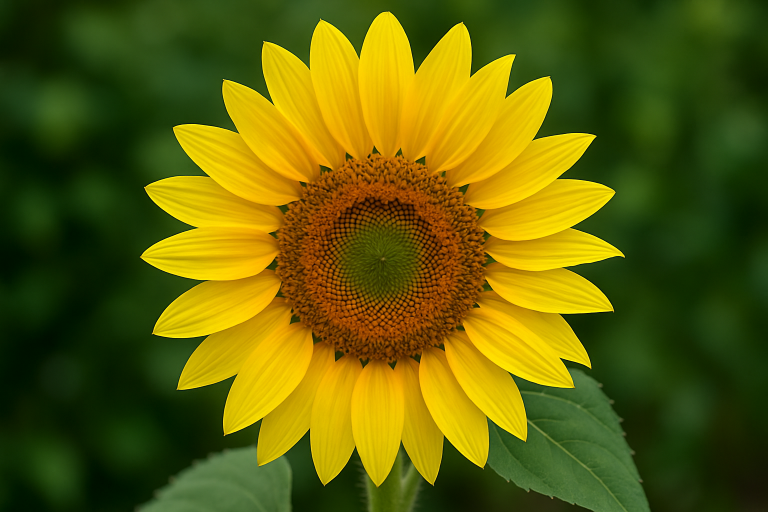
//> input picture C++/OpenCV/image.jpg, 1536 x 1024 px (shown at 1/2 size)
$ ./19_image_segmentation   (built with g++ and OpenCV 4)
//> lines starting //> are read from the running program, lines starting //| are printed output that depends on the picture; after the words box and inside, x2 and y2 are one past the last pixel; in counts of white or black regions, pixels touching at a corner belong together
/**
 * 19_image_segmentation.cpp
 * Advanced Level - Image Segmentation
 *
 * This program demonstrates various image segmentation techniques used in computer vision.
 * Image segmentation is the process of dividing an image into meaningful regions or segments.
 *
 * LEARNING OBJECTIVES:
 * 1. Understand different segmentation algorithms and their applications
 * 2. Learn about thresholding techniques (binary, Otsu, adaptive)
 * 3. Explore clustering-based segmentation (K-means)
 * 4. Study marker-based segmentation (Watershed)
 * 5. Understand interactive segmentation (GrabCut)
 * 6. Compare different methods and their use cases
 *
 * KEY CONCEPTS:
 * - Segmentation: Dividing image into regions of interest
 * - Thresholding: Binary classification based on pixel intensity
 * - Clustering: Grouping similar pixels together
 * - Markers: Seed points for region growing algorithms
 * - Interactive segmentation: User-guided segmentation
 *
 * APPLICATIONS:
 * - Medical imaging (tumor detection, organ segmentation)
 * - Object detection and recognition
 * - Background removal and foreground extraction
 * - Image analysis and feature extraction
 * - Quality control in manufacturing
 */

#include <iostream>    // For console input/output
#include <opencv2/opencv.hpp>  // Main OpenCV library

int main() {
    /**
     * STEP 1: IMAGE LOADING AND VALIDATION
     *
     * We start by loading an image from disk. The cv::imread() function can handle
     * various image formats (JPEG, PNG, BMP, etc.). It returns a cv::Mat object,
     * which is OpenCV's primary data structure for images.
     */
    cv::Mat original = cv::imread("image.jpg");
//> original is the input picture: 1024 rows x 1536 cols, CV_8UC3; mean B, G, R 7.1, 95.1, 95.4

    // Always check if the image loaded successfully
    // Empty images can cause crashes in subsequent operations
    if (original.empty()) {
        std::cout << "Error: Could not load image 'image.jpg'" << std::endl;
        std::cout << "Make sure the image file exists in the current directory" << std::endl;
        return -1;  // Exit with error code
    }

    /**
     * STEP 2: IMAGE PREPROCESSING
     *
     * We resize the image to a standard size for consistent processing and display.
     * This helps with performance and makes it easier to create uniform layouts.
     */
    cv::Mat resized;
    cv::resize(original, resized, cv::Size(400, 300));

    /**
     * STEP 3: THRESHOLD SEGMENTATION
     *
     * Thresholding is the simplest segmentation technique. It converts a grayscale
     * image to a binary image by setting pixels above/below a threshold to white/black.
     *
     * WHY CONVERT TO GRAYSCALE FIRST?
     * - Thresholding works on single-channel (grayscale) images
     * - Color images have 3 channels (BGR), making thresholding more complex
     * - Grayscale reduces computational complexity
     */
    cv::Mat gray;
    cv::cvtColor(resized, gray, cv::COLOR_BGR2GRAY);  // Convert BGR to grayscale

    // Declare matrices to store different thresholding results
    cv::Mat binary, binary_inv, otsu, adaptive_mean, adaptive_gaussian;

    /**
     * BASIC THRESHOLDING:
     * - Simple threshold: All pixels > 127 become white (255), others become black (0)
     * - Binary inverse: Opposite of simple threshold
     *
     * Parameters:
     * - gray: Input grayscale image
     * - binary: Output binary image
     * - 127: Threshold value (middle of 0-255 range)
     * - 255: Maximum value for pixels above threshold
     * - cv::THRESH_BINARY: Thresholding type
     */
    cv::threshold(gray, binary, 127, 255, cv::THRESH_BINARY);
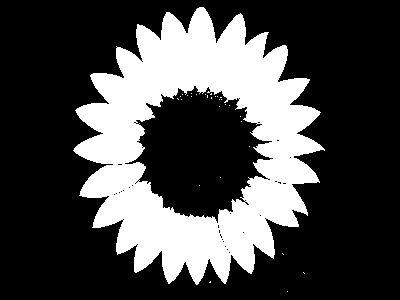
//> binary: 300 rows x 400 cols, CV_8UC1; 28.5% white; 30 white regions (29 under 20 px), largest, box (x1, y1, x2, y2) and area: (73, 7, 325, 285) 34149
    cv::threshold(gray, binary_inv, 127, 255, cv::THRESH_BINARY_INV);

    /**
     * OTSU THRESHOLDING:
     * - Automatically determines the optimal threshold value
     * - Minimizes intra-class variance and maximizes inter-class variance
     * - Works best with bimodal histograms (two peaks)
     * - No need to specify threshold value (set to 0)
     */
    cv::threshold(gray, otsu, 0, 255, cv::THRESH_BINARY + cv::THRESH_OTSU);
//> otsu: 300 rows x 400 cols, CV_8UC1; 29.9% white; 221 white regions (216 under 20 px), largest, box (x1, y1, x2, y2) and area: (73, 7, 325, 285) 35422, (91, 280, 120, 287) 91, (87, 294, 97, 300) 31, (208, 273, 215, 286) 25, (78, 296, 85, 300) 21

    /**
     * ADAPTIVE THRESHOLDING:
     * - Calculates threshold for small regions of the image
     * - Better for images with varying lighting conditions
     * - Two methods: MEAN_C (mean of neighborhood) and GAUSSIAN_C (weighted sum)
     *
     * Parameters:
     * - gray: Input grayscale image
     * - adaptive_mean: Output image
     * - 255: Maximum value for pixels above threshold
     * - cv::ADAPTIVE_THRESH_MEAN_C: Adaptive method
     * - cv::THRESH_BINARY: Thresholding type
     * - 11: Size of neighborhood (must be odd number)
     * - 2: Constant subtracted from mean
     */
    cv::adaptiveThreshold(gray, adaptive_mean, 255, cv::ADAPTIVE_THRESH_MEAN_C, cv::THRESH_BINARY, 11, 2);
//> adaptive_mean: 300 rows x 400 cols, CV_8UC1; 72.2% white; 1375 black regions (1272 under 20 px), largest, box (x1, y1, x2, y2) and area: (60, 0, 346, 300) 21600, (143, 31, 198, 113) 420, (347, 50, 364, 105) 367
    cv::adaptiveThreshold(gray, adaptive_gaussian, 255, cv::ADAPTIVE_THRESH_GAUSSIAN_C, cv::THRESH_BINARY, 11, 2);
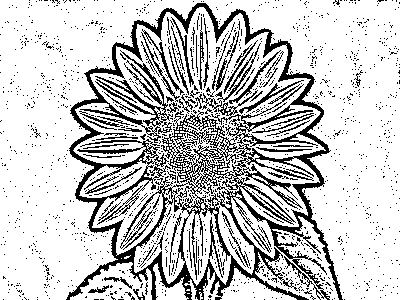
//> adaptive_gaussian: 300 rows x 400 cols, CV_8UC1; 78.2% white; black in thin lines or dots

    /**
     * STEP 4: K-MEANS CLUSTERING SEGMENTATION
     *
     * K-means clustering groups pixels with similar colors together.
     * It's useful for color-based segmentation and image quantization.
     *
     * HOW K-MEANS WORKS:
     * 1. Choose k cluster centers randomly
     * 2. Assign each pixel to the nearest cluster center
     * 3. Update cluster centers to the mean of assigned pixels
     * 4. Repeat steps 2-3 until convergence
     *
     * ADVANTAGES:
     * - Good for color-based segmentation
     * - Reduces color palette (quantization)
     * - Works well with natural images
     *
     * DISADVANTAGES:
     * - Requires knowing the number of clusters (k)
     * - Sensitive to initialization
     * - Assumes spherical clusters
     */
    cv::Mat kmeans_result = resized.clone();

    /**
     * PREPARE DATA FOR K-MEANS:
     * - Reshape image from 2D (rows x cols x channels) to 1D (pixels x channels)
     * - Each row represents one pixel's BGR values
     * - Convert to float for mathematical operations
     */
    cv::Mat kmeans_data = resized.reshape(1, resized.rows * resized.cols);  // Flatten to 1D
    kmeans_data.convertTo(kmeans_data, CV_32F);  // Convert to float

    // Declare variables for k-means results
    cv::Mat labels;     // Cluster assignment for each pixel
    cv::Mat centers;    // Cluster center colors (BGR values)
    int k = 4;          // Number of clusters (can be adjusted)

    /**
     * PERFORM K-MEANS CLUSTERING:
     *
     * Parameters:
     * - kmeans_data: Input data (pixels x channels)
     * - k: Number of clusters
     * - labels: Output cluster assignments
     * - cv::TermCriteria: Stopping criteria (max iterations, epsilon)
     * - 3: Number of attempts (runs k-means 3 times, picks best result)
     * - cv::KMEANS_PP_CENTERS: Initialization method (k-means++)
     * - centers: Output cluster centers
     */
    cv::kmeans(kmeans_data, k, labels,
               cv::TermCriteria(cv::TermCriteria::EPS + cv::TermCriteria::MAX_ITER, 10, 1.0),
               3, cv::KMEANS_PP_CENTERS, centers);
//> centers = [[1.37, 81.27, 144.6], [0.648, 184.4, 226.7], [3.52, 44.34, 20.42], [24.56, 84.36, 56.32]]

    /**
     * CREATE SEGMENTED IMAGE:
     * - Replace each pixel with its cluster center color
     * - This creates a quantized/segmented version of the original image
     */
    kmeans_result = cv::Mat::zeros(resized.size(), resized.type());

    // Use pointer arithmetic for efficient pixel access
    int* labels_ptr = labels.ptr<int>();      // Pointer to label array
    float* centers_ptr = centers.ptr<float>(); // Pointer to centers array

    // Iterate through each pixel and assign cluster color
    for (int i = 0; i < resized.rows; i++) {
        for (int j = 0; j < resized.cols; j++) {
            int pixel_idx = i * resized.cols + j;  // Linear index for flattened data
            int label = labels_ptr[pixel_idx];     // Get cluster label for this pixel

            if (label >= 0 && label < k) {  // Safety check
                // Get cluster center color (3 channels: BGR)
                float* center = centers_ptr + label * 3;
                kmeans_result.at<cv::Vec3b>(i, j) = cv::Vec3b(
                    static_cast<uchar>(center[0]),  // Blue channel
                    static_cast<uchar>(center[1]),  // Green channel
                    static_cast<uchar>(center[2])   // Red channel
                );
            }
        }
    }
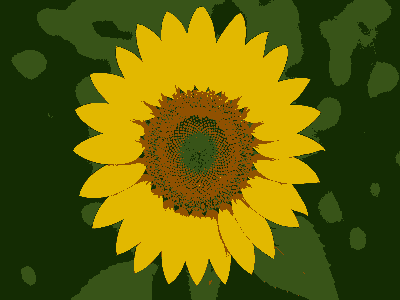
//> kmeans_result: 300 rows x 400 cols, CV_8UC3; mean B, G, R 6.5, 94.7, 94.8

    /**
     * STEP 5: WATERSHED ALGORITHM (SIMPLIFIED)
     *
     * The watershed algorithm is based on the concept of flooding from markers.
     * It's useful for separating touching objects in images.
     *
     * HOW WATERSHED WORKS:
     * 1. Start with markers (seed points) for each region
     * 2. "Flood" from markers until regions meet at watershed lines
     * 3. Watershed lines separate different regions
     *
     * APPLICATIONS:
     * - Separating touching objects (cells, particles)
     * - Medical image segmentation
     * - Particle analysis
     *
     * NOTE: This is a simplified version using distance transform visualization
     * instead of the full watershed algorithm for educational purposes.
     */
    cv::Mat watershed_colored = resized.clone();
    cv::Mat gray_watershed;
    cv::cvtColor(resized, gray_watershed, cv::COLOR_BGR2GRAY);  // Convert to grayscale

    /**
     * PREPROCESSING FOR WATERSHED:
     * - Apply Gaussian blur to reduce noise
     * - Use kernel size 5x5 for moderate smoothing
     * - Sigma = 0 means automatic calculation based on kernel size
     */
    cv::GaussianBlur(gray_watershed, gray_watershed, cv::Size(5, 5), 0);

    /**
     * THRESHOLDING:
     * - Use Otsu's method to automatically find threshold
     * - THRESH_BINARY_INV inverts the result (foreground becomes white)
     * - This creates a binary mask of foreground objects
     */
    cv::Mat thresh;
    cv::threshold(gray_watershed, thresh, 0, 255, cv::THRESH_BINARY_INV + cv::THRESH_OTSU);
//> thresh: 300 rows x 400 cols, CV_8UC1; 70.2% white; 4 black regions (1 under 20 px), largest, box (x1, y1, x2, y2) and area: (74, 7, 325, 285) 35594, (92, 280, 119, 287) 101, (78, 295, 96, 300) 57

    /**
     * MORPHOLOGICAL OPERATIONS FOR NOISE REMOVAL:
     * - MORPH_CLOSE: Fills small holes in objects
     * - MORPH_OPEN: Removes small noise pixels
     * - These operations clean up the binary image
     *
     * Parameters:
     * - thresh: Input binary image
     * - thresh: Output (in-place operation)
     * - kernel: Structuring element (3x3 rectangle)
     * - cv::Point(-1, -1): Anchor point (center of kernel)
     * - 2: Number of iterations
     */
    cv::Mat kernel = cv::getStructuringElement(cv::MORPH_RECT, cv::Size(3, 3));
    cv::morphologyEx(thresh, thresh, cv::MORPH_CLOSE, kernel, cv::Point(-1, -1), 2);
    cv::morphologyEx(thresh, thresh, cv::MORPH_OPEN, kernel, cv::Point(-1, -1), 2);
//> thresh: 300 rows x 400 cols, CV_8UC1; 70.1% white; 3 black regions, box (x1, y1, x2, y2) and area: (75, 7, 321, 283) 35786, (80, 297, 93, 300) 39, (95, 281, 101, 286) 30

    /**
     * DISTANCE TRANSFORM:
     * - Calculates the distance from each pixel to the nearest boundary
     * - Creates a "height map" where peaks represent object centers
     * - Used to find markers for watershed algorithm
     *
     * Parameters:
     * - thresh: Binary input image
     * - dist_transform: Output distance map
     * - cv::DIST_L2: Distance type (Euclidean distance)
     * - 5: Mask size for distance calculation
     */
    cv::Mat dist_transform;
    cv::distanceTransform(thresh, dist_transform, cv::DIST_L2, 5);

    /**
     * NORMALIZE AND CONVERT:
     * - Normalize distance transform to 0-255 range for visualization
     * - Convert to 8-bit unsigned integer for color mapping
     */
    cv::normalize(dist_transform, dist_transform, 0, 255, cv::NORM_MINMAX);
    dist_transform.convertTo(dist_transform, CV_8U);
//> dist_transform: 300 rows x 400 cols, CV_8UC1

    /**
     * CREATE COLORED VISUALIZATION:
     * - Apply color map to distance transform for better visualization
     * - COLORMAP_JET creates a rainbow-like color scheme
     * - Bright colors represent high values (object centers)
     * - Dark colors represent low values (object boundaries)
     */
    cv::Mat watershed_enhanced;
    cv::applyColorMap(dist_transform, watershed_enhanced, cv::COLORMAP_JET);
    watershed_colored = watershed_enhanced;

    /**
     * STEP 6: GRABCUT ALGORITHM
     *
     * GrabCut is an interactive segmentation algorithm that separates
     * foreground from background using minimal user input.
     *
     * HOW GRABCUT WORKS:
     * 1. User provides a rectangle around the object of interest
     * 2. Algorithm models foreground and background using Gaussian Mixture Models (GMM)
     * 3. Uses graph cuts to find the optimal segmentation
     * 4. Iteratively refines the segmentation
     *
     * ADVANTAGES:
     * - Requires minimal user interaction
     * - Works well with complex backgrounds
     * - Good for foreground extraction
     *
     * APPLICATIONS:
     * - Background removal
     * - Object extraction
     * - Photo editing
     * - Video processing
     */
    cv::Mat grabcut_result = resized.clone();
    cv::Mat mask, bgd_model, fgd_model;  // Output variables for GrabCut

    /**
     * DEFINE INITIAL RECTANGLE:
     * - User provides a rectangle that roughly contains the object
     * - Everything outside is considered background
     * - Everything inside is considered potential foreground
     *
     * Parameters:
     * - rect(x, y, width, height): Rectangle coordinates
     * - We use a center region of the image as an example
     */
    cv::Rect rect(50, 50, resized.cols - 100, resized.rows - 100);
//> rect = Rect(50, 50, 300, 200)

    /**
     * APPLY GRABCUT ALGORITHM:
     *
     * Parameters:
     * - resized: Input image
     * - mask: Output segmentation mask
     * - rect: Initial rectangle
     * - bgd_model, fgd_model: Background and foreground models (output)
     * - 5: Number of iterations
     * - cv::GC_INIT_WITH_RECT: Initialization mode
     */
    cv::grabCut(resized, mask, rect, bgd_model, fgd_model, 5, cv::GC_INIT_WITH_RECT);
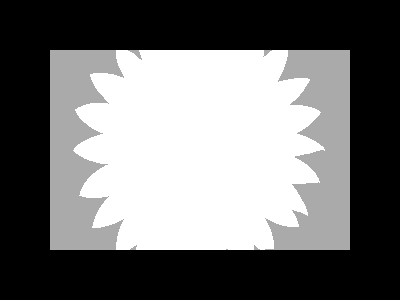
//> mask: 300 rows x 400 cols, CV_8UC1; min 0, max 3, mean 1.34; drawn with min black and max white
//> bgd_model = 65 values, max 653 at index 37, min -25.19 at index 31, mean 85.6; fgd_model = 65 values, max 3952.9 at index 55, min -3.12 at index 31, mean 377.3

    /**
     * CREATE BINARY MASK:
     * - GrabCut returns a mask with 4 possible values:
     *   * GC_BGD (0): Definite background
     *   * GC_FGD (1): Definite foreground
     *   * GC_PR_BGD (2): Probable background
     *   * GC_PR_FGD (3): Probable foreground
     * - We combine definite and probable foreground as our final mask
     */
    cv::Mat grabcut_mask = (mask == cv::GC_FGD) | (mask == cv::GC_PR_FGD);
//> grabcut_mask: 300 rows x 400 cols, CV_8UC1; 33.6% white; 1 white region, box (x1, y1, x2, y2) and area: (73, 50, 325, 250) 40271

    /**
     * APPLY MASK TO ORIGINAL IMAGE:
     * - Create a black image with the same size as input
     * - Copy only the foreground pixels from the original image
     * - This creates a foreground extraction result
     */
    cv::Mat grabcut_final = cv::Mat::zeros(resized.size(), resized.type());
    resized.copyTo(grabcut_final, grabcut_mask);

    /**
     * STEP 7: PREPARE IMAGES FOR DISPLAY
     *
     * To display all results in a grid, we need to:
     * 1. Convert single-channel images to 3-channel (BGR) for consistent display
     * 2. Resize all images to the same size for uniform layout
     * 3. Arrange them in a 2x4 grid layout
     */

    // Convert grayscale images to BGR for display
    cv::Mat binary_color, binary_inv_color, otsu_color, adaptive_mean_color, adaptive_gaussian_color;
    cv::cvtColor(binary, binary_color, cv::COLOR_GRAY2BGR);
    cv::cvtColor(binary_inv, binary_inv_color, cv::COLOR_GRAY2BGR);
    cv::cvtColor(otsu, otsu_color, cv::COLOR_GRAY2BGR);
    cv::cvtColor(adaptive_mean, adaptive_mean_color, cv::COLOR_GRAY2BGR);
    cv::cvtColor(adaptive_gaussian, adaptive_gaussian_color, cv::COLOR_GRAY2BGR);
//> adaptive_gaussian_color: 300 rows x 400 cols, CV_8UC3; 78.2% white; black in thin lines or dots

    /**
     * STANDARDIZE IMAGE SIZES:
     * - All images must have the same dimensions for concatenation
     * - We choose 200x150 as a reasonable size for each image in the grid
     * - This creates a total display size of 800x300 (4x2 images)
     */
    cv::Size target_size(200, 150);  // Standard size for each image
    cv::Mat resized_resized, binary_color_resized, otsu_color_resized, adaptive_mean_color_resized;
    cv::Mat adaptive_gaussian_color_resized, kmeans_result_resized, watershed_colored_resized, grabcut_final_resized;

    // Resize all images to the target size
    cv::resize(resized, resized_resized, target_size);
    cv::resize(binary_color, binary_color_resized, target_size);
    cv::resize(otsu_color, otsu_color_resized, target_size);
    cv::resize(adaptive_mean_color, adaptive_mean_color_resized, target_size);
    cv::resize(adaptive_gaussian_color, adaptive_gaussian_color_resized, target_size);
    cv::resize(kmeans_result, kmeans_result_resized, target_size);
    cv::resize(watershed_colored, watershed_colored_resized, target_size);
    cv::resize(grabcut_final, grabcut_final_resized, target_size);

    /**
     * CREATE GRID LAYOUT:
     * - Arrange images in a 2x4 grid (2 rows, 4 columns)
     * - Top row: Original, Binary, Otsu, Adaptive Mean
     * - Bottom row: Adaptive Gaussian, K-Means, Watershed, GrabCut
     * - Use hconcat for horizontal concatenation (rows)
     * - Use vconcat for vertical concatenation (columns)
     */
    cv::Mat topRow1, topRow2, display;

    // Top row: Original, Binary, Otsu, Adaptive Mean
    cv::hconcat(std::vector<cv::Mat>{resized_resized, binary_color_resized, otsu_color_resized, adaptive_mean_color_resized}, topRow1);
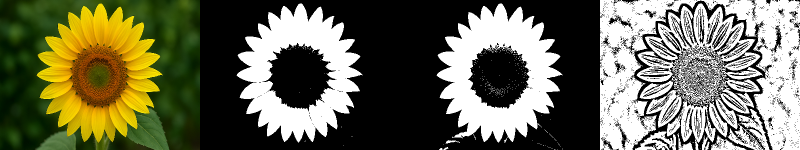
//> topRow1: 150 rows x 800 cols, CV_8UC3; mean B, G, R 85.1, 107.1, 107.1

    // Bottom row: Adaptive Gaussian, K-Means, Watershed, GrabCut
    cv::hconcat(std::vector<cv::Mat>{adaptive_gaussian_color_resized, kmeans_result_resized, watershed_colored_resized, grabcut_final_resized}, topRow2);
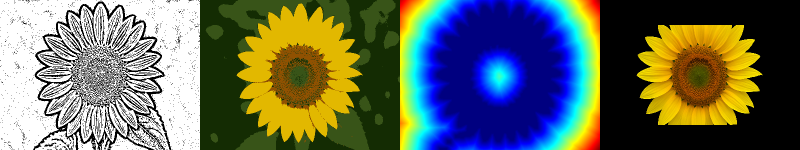
//> topRow2: 150 rows x 800 cols, CV_8UC3; mean B, G, R 92.3, 107.1, 100

    // Combine rows vertically
    cv::vconcat(topRow1, topRow2, display);
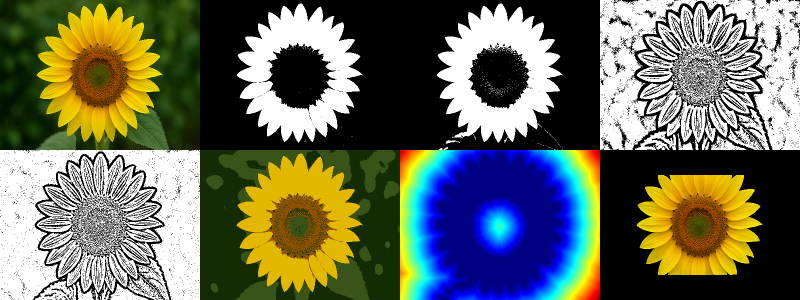
//> display: 300 rows x 800 cols, CV_8UC3; mean B, G, R 88.7, 107.1, 103.6

    /**
     * ADAPTIVE DISPLAY SIZING:
     * - If the display is too large for the screen, scale it down
     * - Maintain aspect ratio while fitting within 1400x800 pixels
     * - This ensures the display is visible on different screen sizes
     */
    if (display.cols > 1400 || display.rows > 800) {
        double scale = std::min(1400.0 / display.cols, 800.0 / display.rows);
        cv::resize(display, display, cv::Size(), scale, scale);
    }

    /**
     * DISPLAY RESULTS:
     * - Show the combined grid of all segmentation results
     * - Window title helps identify the application
     */
    cv::imshow("Image Segmentation", display);

    /**
     * EDUCATIONAL OUTPUT:
     * - Print detailed information about each technique
     * - Help students understand what they're seeing
     * - Explain applications and use cases
     */
    std::cout << "Image Segmentation Techniques:" << std::endl;
    std::cout << "1. Binary Threshold: Simple threshold at 127" << std::endl;
    std::cout << "2. Otsu Threshold: Automatic threshold selection" << std::endl;
    std::cout << "3. Adaptive Threshold: Local thresholding" << std::endl;
    std::cout << "4. K-Means Clustering: Color-based segmentation" << std::endl;
    std::cout << "5. Watershed Algorithm: Marker-based segmentation" << std::endl;
    std::cout << "6. GrabCut Algorithm: Interactive foreground extraction" << std::endl;

    std::cout << "\nSegmentation Applications:" << std::endl;
    std::cout << "- Medical imaging (tumor detection, organ segmentation)" << std::endl;
    std::cout << "- Object detection and recognition" << std::endl;
    std::cout << "- Background removal and foreground extraction" << std::endl;
    std::cout << "- Image analysis and feature extraction" << std::endl;
    std::cout << "- Quality control in manufacturing" << std::endl;
    std::cout << "- Autonomous vehicles (road detection)" << std::endl;

    std::cout << "\nKey Learning Points:" << std::endl;
    std::cout << "- Different algorithms work better for different types of images" << std::endl;
    std::cout << "- Thresholding is simple but limited to bimodal images" << std::endl;
    std::cout << "- K-means is good for color-based segmentation" << std::endl;
    std::cout << "- Watershed is excellent for separating touching objects" << std::endl;
    std::cout << "- GrabCut provides high-quality foreground extraction" << std::endl;

    std::cout << "\nPress any key to close..." << std::endl;
    cv::waitKey(0);  // Wait for user input before closing
    cv::destroyAllWindows();  // Clean up all windows

    return 0;  // Successful program termination
}
